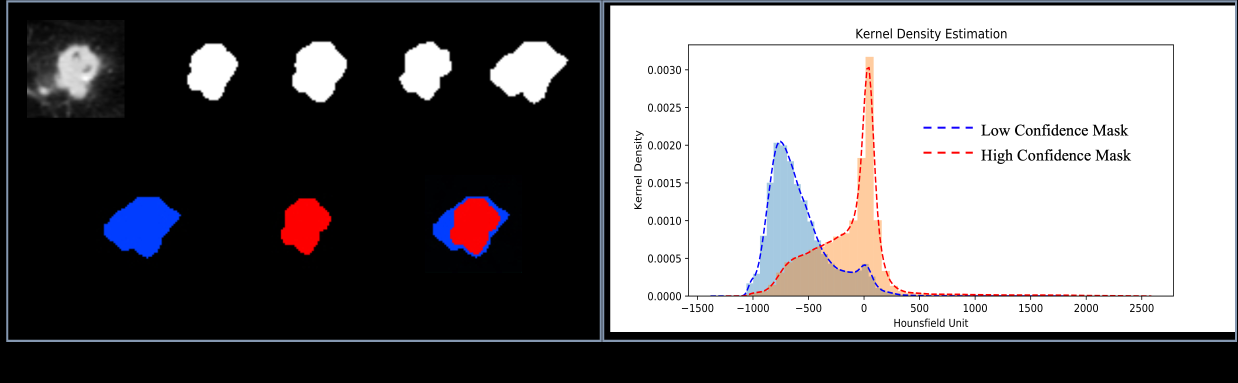
#> input picture Imgs/dif.png, 4950 x 1530 px (shown at 1/4 size)
$ python -i feature.py   (imports and definitions only)   (older library calls are emulated)
#> lines starting #> are read from the running program, lines starting #| are printed output that depends on the picture
#> further down, picture is the input picture: shape (1530, 4950, 3); mean B, G, R 116.9, 114.9, 116.8
from .otsu import *
#from FeatureExtract import *
import cv2
import numpy as np
from skimage import io
import scipy.misc

def truncate_hu(image_array, max = 400, min = -900):
    image = image_array.copy()
    image[image > max] = max
    image[image < min] = min
    return image
'''
edge不用这个函数了，比较慢
'''
def edge_detection(img):
    # gray = cv2.cvtColor(img,cv2.COLOR_BGR2GRAY) # 转换为灰度图
    # img = truncate_hu(gray)
    img = truncate_hu(img)

    x = cv2.Sobel(img, cv2.CV_16S, 1, 0)
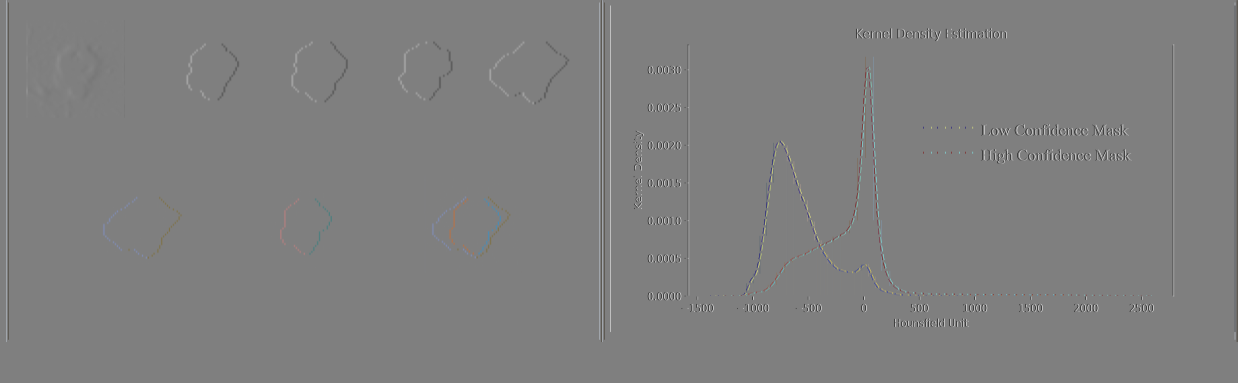
#> x: shape (1530, 4950, 3) int16 (shown at 1/4 size); mean B, G, R 0, 0, 0; drawn with min black and max white
    y = cv2.Sobel(img, cv2.CV_16S, 0, 1)
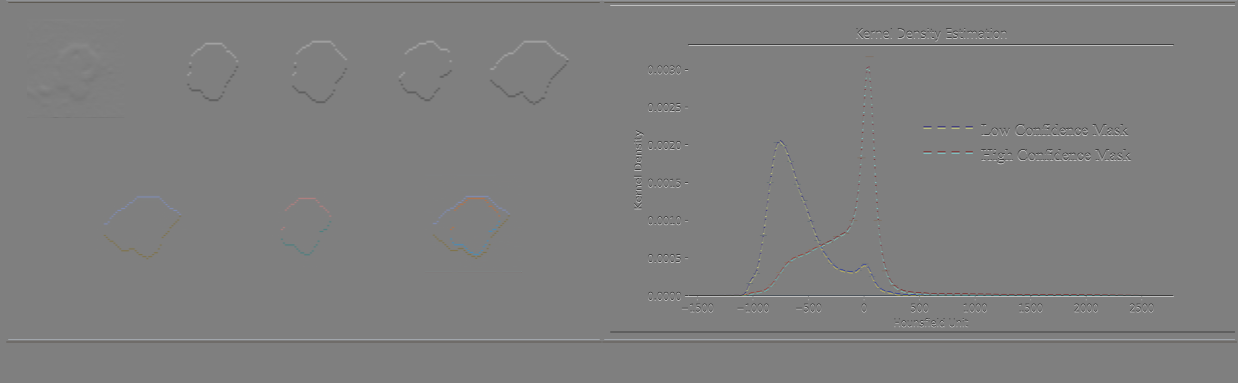
#> y: shape (1530, 4950, 3) int16 (shown at 1/4 size); mean B, G, R -0.5, -0.4, -0.3; drawn with min black and max white
    #z = cv2.Sobel(img, cv2.CV_16S, 1, 1)

    absX = cv2.convertScaleAbs(x)   # 转回uint8
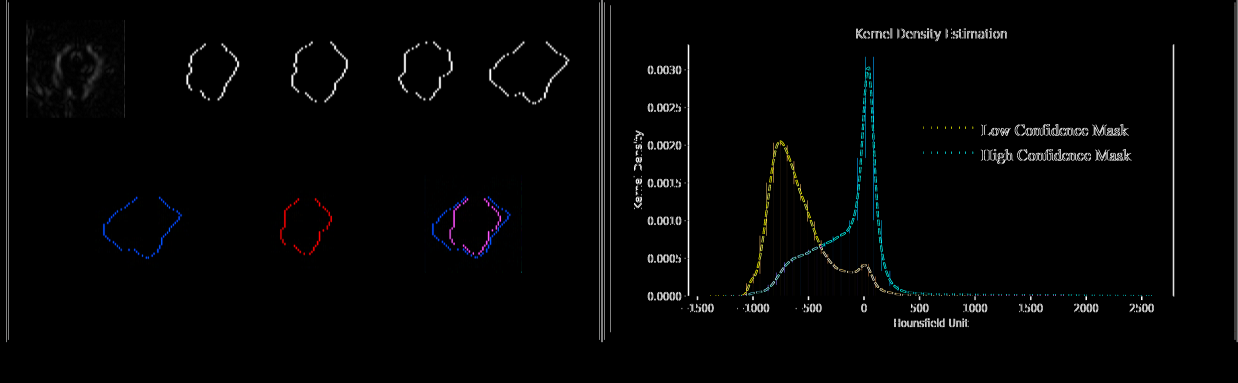
#> absX: shape (1530, 4950, 3) (shown at 1/4 size); mean B, G, R 4.6, 4.5, 4.3
    absY = cv2.convertScaleAbs(y)
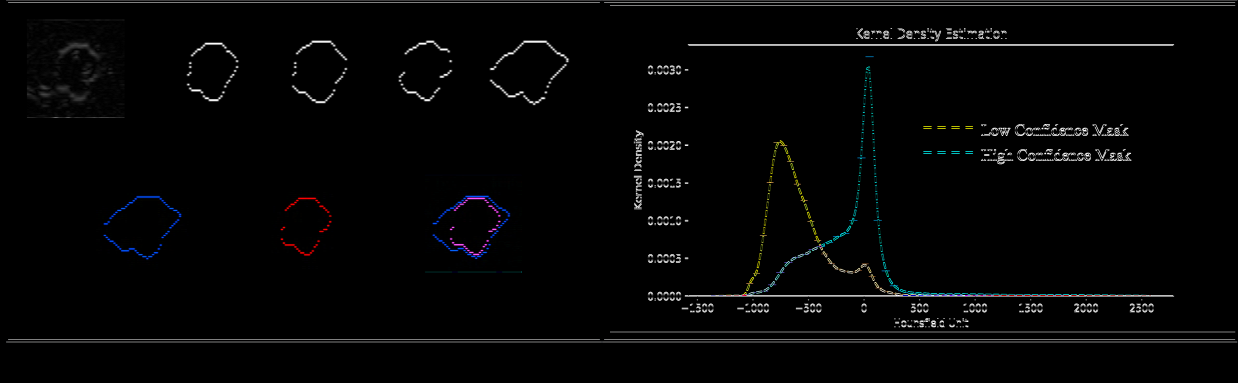
#> absY: shape (1530, 4950, 3) (shown at 1/4 size); mean B, G, R 5.1, 5, 4.8
    #absz = cv2.convertScaleAbs(z)

    dst = cv2.addWeighted(absX,0.5,absY,0.5,0)
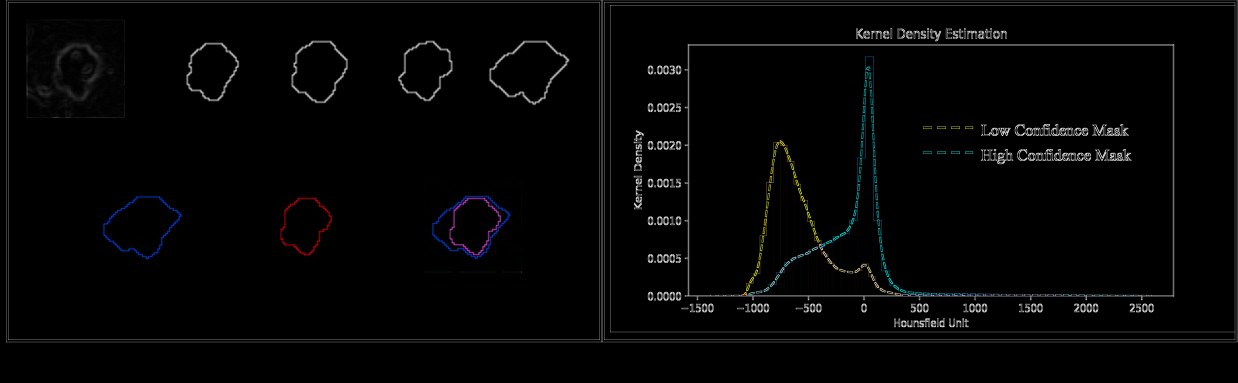
#> dst: shape (1530, 4950, 3) (shown at 1/4 size); mean B, G, R 4.9, 4.8, 4.6
    return dst

'''
otsu还没找到代替的
'''
def otsu(img):
    # gray = cv2.cvtColor(img,cv2.COLOR_BGR2GRAY) # 转换为灰度图
    # otsu_img = otsu_helper(gray, upper=118, down = 45,categories=1)
    otsu_img = otsu_helper(img, categories=1)
    return otsu_img

>>> import cv2
>>> picture = cv2.imread('../Imgs/dif.png')
>>> result = edge_detection(picture)

$ run again, on Imgs/network.png
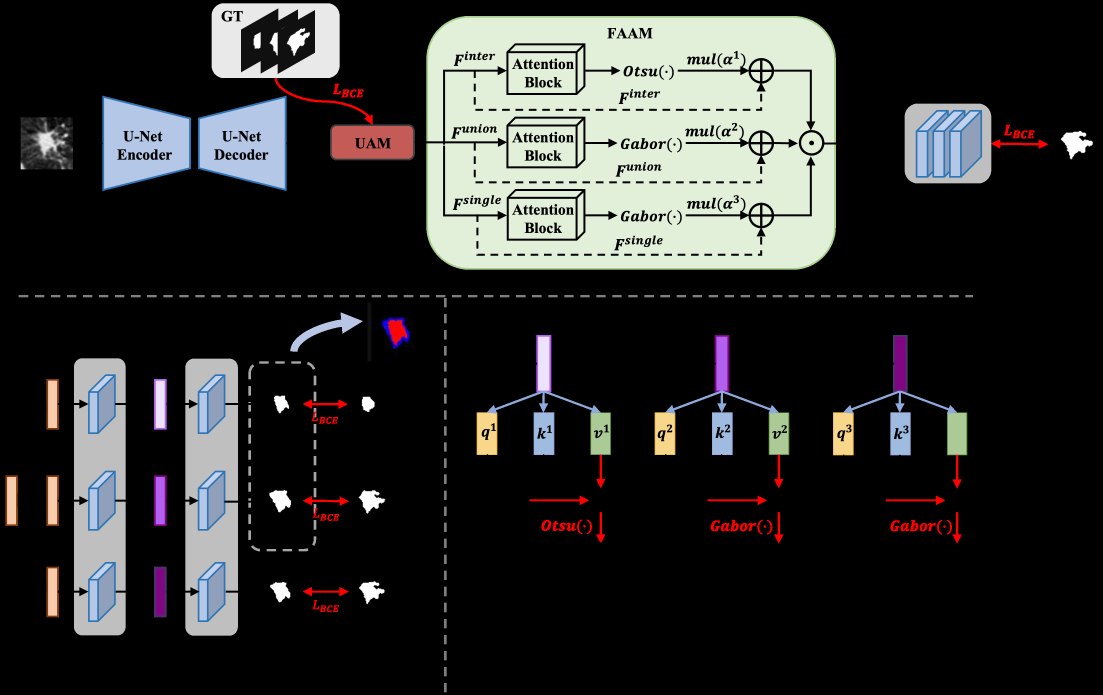
#> input picture Imgs/network.png, 3309 x 2085 px (shown at 1/3 size)
#> picture is the input picture: shape (2085, 3309, 3); mean B, G, R 45.8, 47.1, 46.5
#> in edge_detection, `absX = cv2.convertScaleAbs(x)`:
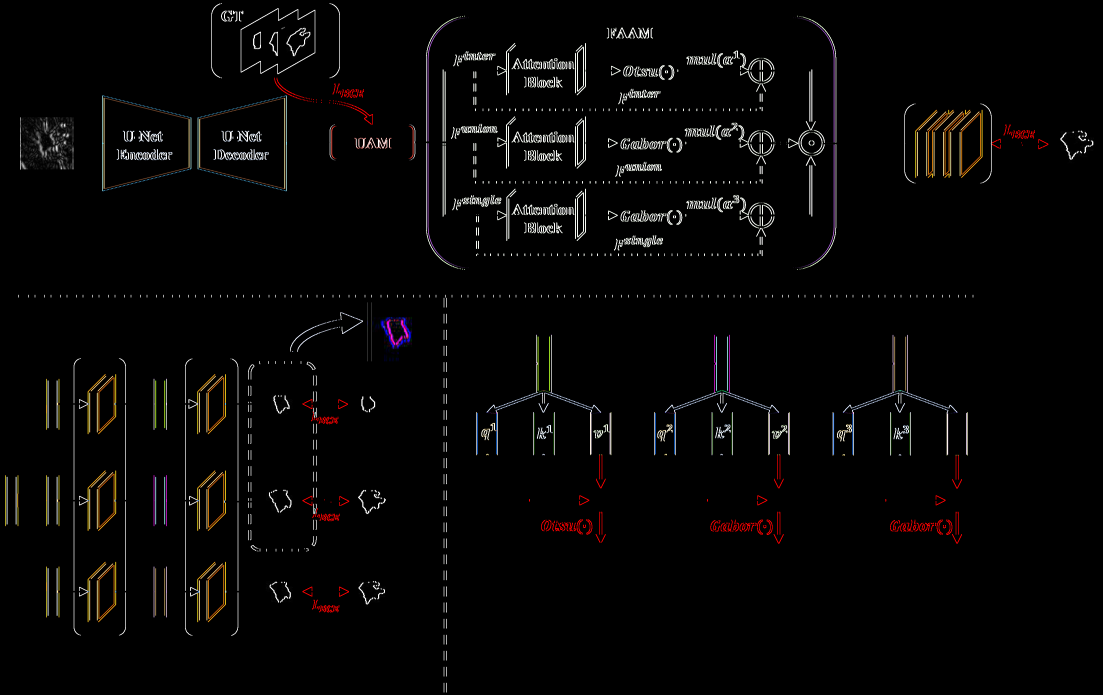
#> absX: shape (2085, 3309, 3) (shown at 1/3 size); mean B, G, R 5.3, 5.7, 6.6
#> in edge_detection, `dst = cv2.addWeighted(absX,0.5,absY,0.5,0)`:
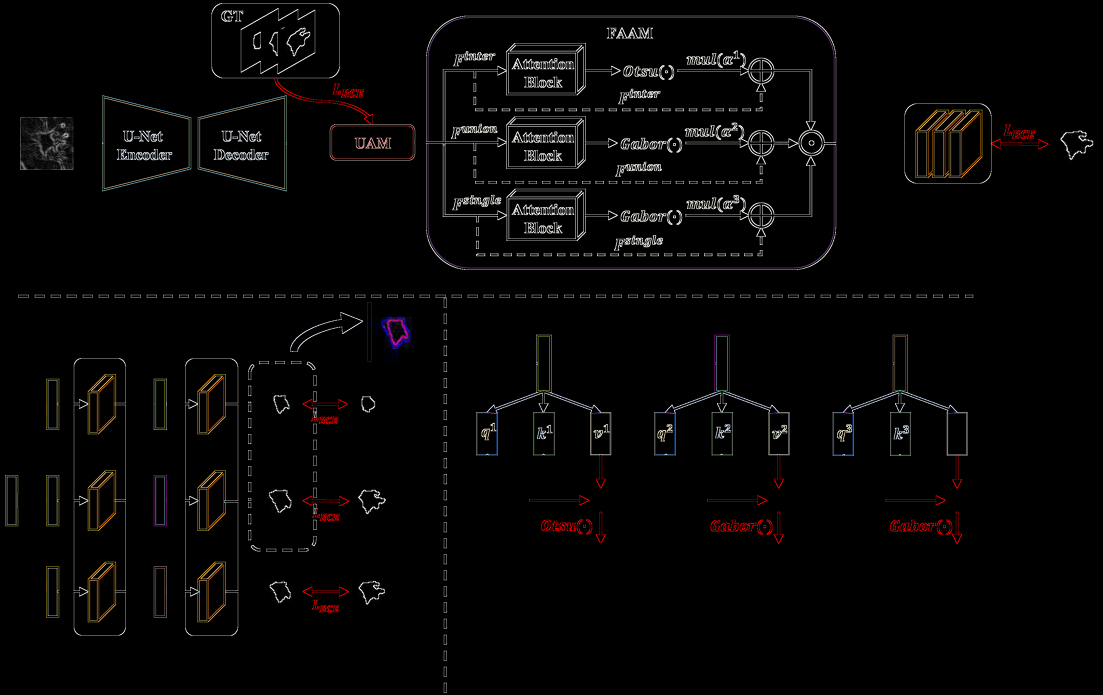
#> dst: shape (2085, 3309, 3) (shown at 1/3 size); mean B, G, R 5.1, 5.4, 6.2
